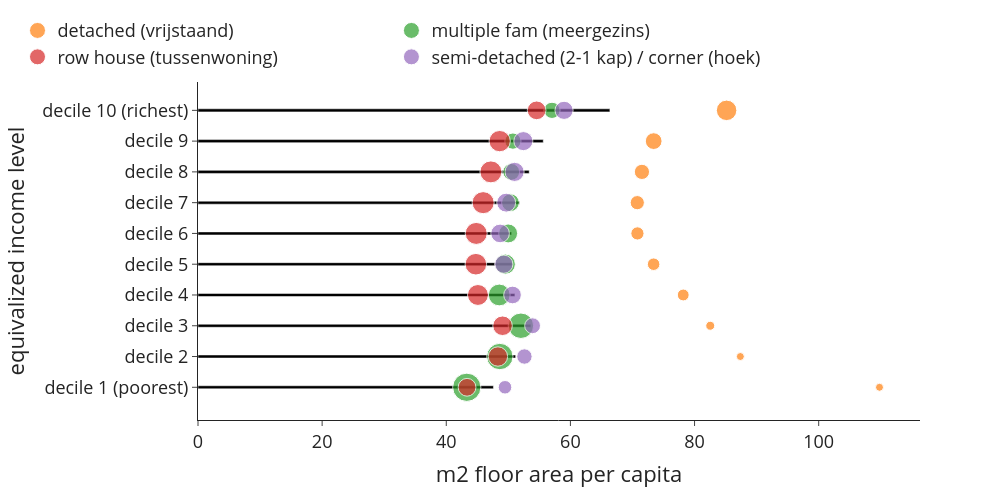

Here is the notebook cell this chart was saved with:
### Markdown cell above
#### Floor area

### Code cell
bubblechart((use['size2019_w1']*use['n_hhd']), use['n_hhdmem2019'], use['n_hhd'], 0, 1, 'm2 floor area per capita', 'equivalized income level', 'm2_per_cap_inc_type')

### Figure 1 — Plotly figure (JSON) as saved in the notebook; plotly's stock layout.template omitted (floating-point values rounded to 4 significant figures)
{"data": [{"alignmentgroup": "True", "hovertemplate": "m2 floor area per capita=%{x}<br>equivalized income level=%{y}<extra></extra>", "legendgroup": "", "marker": {"color": "#000000", "pattern": {"shape": ""}}, "name": "", "offsetgroup": "", "orientation": "h", "showlegend": false, "textposition": "auto", "type": "bar", "x": [47.6, 51.18, 53.64, 51.06, 50.61, 50.53, 51.81, 53.36, 55.63, 66.36], "xaxis": "x", "y": ["decile 1 (poorest)", "decile 2", "decile 3", "decile 4", "decile 5", "decile 6", "decile 7", "decile 8", "decile 9", "decile 10 (richest)"], "yaxis": "y"}, {"marker": {"size": [32395, 27950, 41945, 72940, 81585, 90300, 104820, 120430, 145785, 218345], "sizemin": 4, "sizemode": "area", "sizeref": 1041.0}, "mode": "markers", "name": "detached (vrijstaand)", "showlegend": true, "type": "scatter", "x": [109.8, 87.38, 82.53, 78.18, 73.41, 70.8, 70.78, 71.52, 73.42, 85.16], "y": ["decile 1 (poorest)", "decile 2", "decile 3", "decile 4", "decile 5", "decile 6", "decile 7", "decile 8", "decile 9", "decile 10 (richest)"]}, {"marker": {"size": [416250, 361300, 337500, 246790, 212830, 186680, 163815, 147600, 137350, 137080], "sizemin": 4, "sizemode": "area", "sizeref": 1041.0}, "mode": "markers", "name": "multiple fam (meergezins)", "showlegend": true, "type": "scatter", "x": [43.3, 48.63, 52.03, 48.54, 49.51, 49.97, 50.34, 50.47, 50.74, 57.03], "y": ["decile 1 (poorest)", "decile 2", "decile 3", "decile 4", "decile 5", "decile 6", "decile 7", "decile 8", "decile 9", "decile 10 (richest)"]}, {"marker": {"size": [164970, 195995, 199015, 227065, 242180, 251775, 253330, 250285, 236150, 182020], "sizemin": 4, "sizemode": "area", "sizeref": 1041.0}, "mode": "markers", "name": "row house (tussenwoning)", "showlegend": true, "type": "scatter", "x": [43.35, 48.32, 49.07, 45.1, 44.77, 44.82, 45.94, 47.19, 48.61, 54.55], "y": ["decile 1 (poorest)", "decile 2", "decile 3", "decile 4", "decile 5", "decile 6", "decile 7", "decile 8", "decile 9", "decile 10 (richest)"]}, {"marker": {"size": [95435, 123450, 130370, 162075, 172470, 180210, 186820, 190580, 189560, 171500], "sizemin": 4, "sizemode": "area", "sizeref": 1041.0}, "mode": "markers", "name": "semi-detached (2-1 kap) / corner (hoek)", "showlegend": true, "type": "scatter", "x": [49.46, 52.59, 53.91, 50.67, 49.27, 48.67, 49.66, 51.01, 52.42, 58.98], "y": ["decile 1 (poorest)", "decile 2", "decile 3", "decile 4", "decile 5", "decile 6", "decile 7", "decile 8", "decile 9", "decile 10 (richest)"]}], "layout": {"bargap": 0.9, "barmode": "relative", "font": {"size": 18}, "height": 500, "legend": {"orientation": "h", "tracegroupgap": 0, "x": -0.25, "xanchor": "left", "y": 1.02, "yanchor": "bottom"}, "margin": {"t": 60}, "width": 1000, "xaxis": {"anchor": "y", "domain": [0, 1], "title": {"text": "m2 floor area per capita"}}, "yaxis": {"anchor": "x", "domain": [0, 1], "title": {"text": "equivalized income level"}}}}
